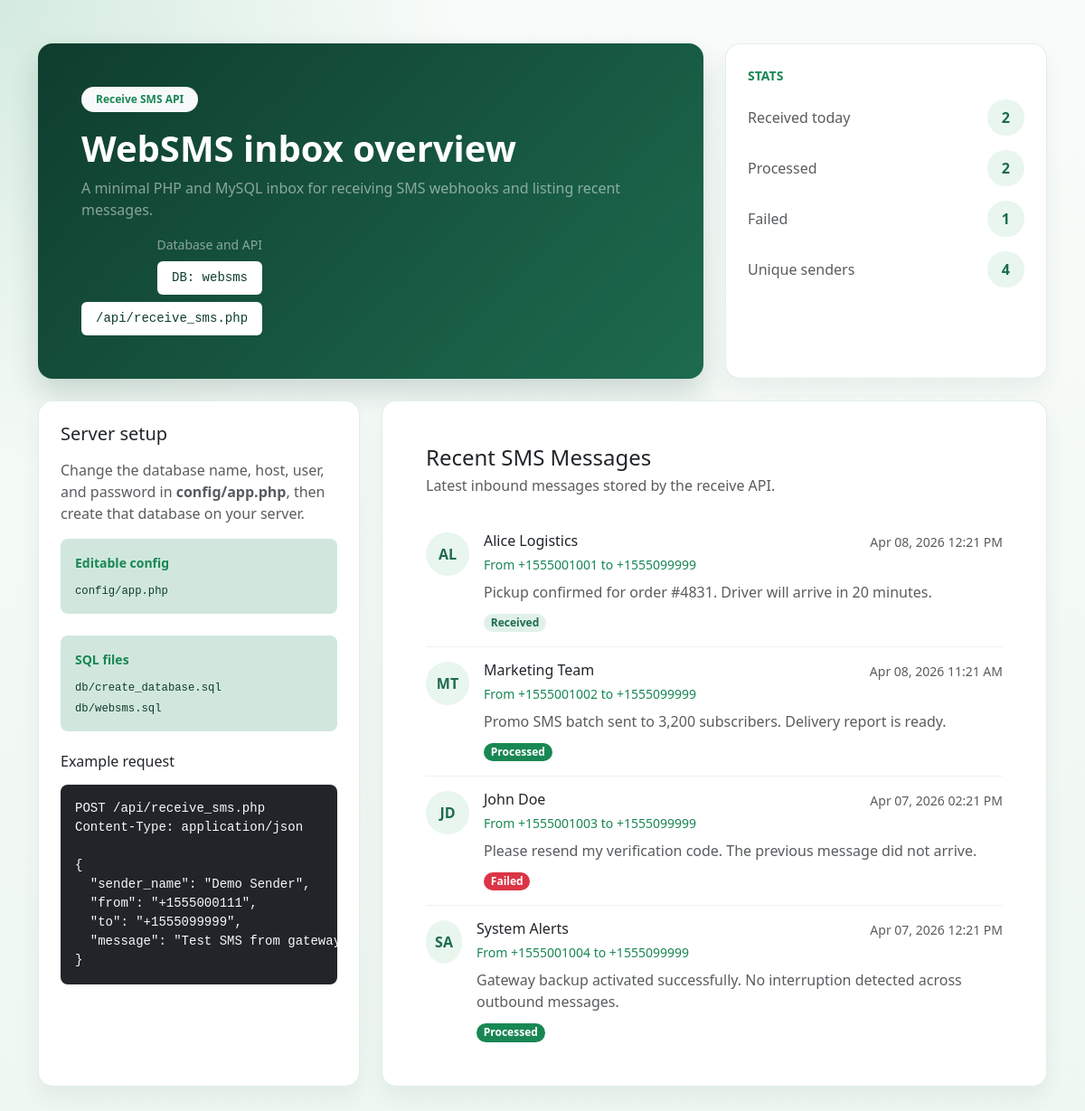
The page / on the database its author committed.
### tables this page shows
CREATE TABLE `sms_messages` (
  `id` BIGINT UNSIGNED NOT NULL AUTO_INCREMENT,
  `sender_name` VARCHAR(120) DEFAULT NULL,
  `sender_number` VARCHAR(40) NOT NULL,
  `receiver_number` VARCHAR(40) DEFAULT NULL,
  `message_text` TEXT NOT NULL,
  `status` ENUM('received', 'processed', 'failed') NOT NULL DEFAULT 'received',
  `gateway_payload` LONGTEXT DEFAULT NULL,
  `received_at` TIMESTAMP NOT NULL DEFAULT CURRENT_TIMESTAMP,
  PRIMARY KEY (`id`),
  KEY `idx_sms_messages_received_at` (`received_at`),
  KEY `idx_sms_messages_sender_number` (`sender_number`),
  KEY `idx_sms_messages_status` (`status`)
);

### config/app.php (called while the page is built, shortened)
<?php
return [
    'database' => [
        'host' => '127.0.0.1',
        'port' => '3306',
        'name' => 'websms',
        'user' => 'root',
        'pass' => '',
    ],
];

### index.php (the view, shortened to what this page needs)
<?php
$appConfig = require __DIR__ . '/config/app.php';
$configuredDatabaseName = (string) (($appConfig['database']['name'] ?? 'websms'));
$messages = [];
$stats = [
    'today_count' => 0,
    'processed_count' => 0,
    'failed_count' => 0,
    'unique_senders' => 0,
];
$databaseError = null;
try {
    $pdo = websms_database();
    $stats = $pdo->query(
        'SELECT
            COUNT(CASE WHEN DATE(received_at) = CURDATE() THEN 1 END) AS today_count,
            COUNT(CASE WHEN status = "processed" THEN 1 END) AS processed_count,
            COUNT(CASE WHEN status = "failed" THEN 1 END) AS failed_count,
            COUNT(DISTINCT sender_number) AS unique_senders
         FROM sms_messages'
    )->fetch() ?: $stats;
    $messageStatement = $pdo->query(
        'SELECT id, sender_name, sender_number, receiver_number, message_text, status, received_at
         FROM sms_messages
         ORDER BY received_at DESC, id DESC
         LIMIT 50'
    );
    $messages = $messageStatement->fetchAll();
} catch (Throwable $exception) {
    $databaseError = $exception->getMessage();
}
function websms_badge_class(string $status): string
{
    return match ($status) {
        'processed' => 'text-bg-success',
        'failed' => 'text-bg-danger',
        default => 'badge-soft-success',
    };
}
function websms_initials(?string $senderName, string $senderNumber): string
{
    $source = trim((string) $senderName);
    $parts = preg_split('/\s+/', $source) ?: [];
    $letters = '';
    foreach ($parts as $part) {
        if ($part !== '') {
            $letters .= strtoupper(substr($part, 0, 1));
        }
        if (strlen($letters) === 2) {
            break;
        }
    }
    return $letters !== '' ? $letters : 'SM';
}
?>
<!doctype html>
<html lang="en">
<head>
    <link href="https://cdn.jsdelivr.net/npm/bootstrap@5.3.3/dist/css/bootstrap.min.css" rel="stylesheet">
</head>
<body>
    <div class="container py-5">
        <div class="row g-4 align-items-stretch mb-4">
            <div class="col-lg-8">
                <div class="card hero-card text-white h-100 rounded-4">
                    <div class="card-body p-4 p-lg-5">
                        <div class="d-flex flex-wrap justify-content-between align-items-start gap-3">
                            <div>
                                <span class="badge text-bg-light text-success rounded-pill px-3 py-2 mb-3">Receive SMS API</span>
                                <h1 class="display-6 fw-bold mb-2">WebSMS inbox overview</h1>
                                <p class="mb-0 text-white-50">A minimal PHP and MySQL inbox for receiving SMS webhooks and listing recent messages.</p>
                            </div>
                            <div class="text-start text-lg-end">
                                <div class="small text-white-50 mb-2">Database and API</div>
                                <code class="bg-white rounded px-3 py-2 d-inline-block mb-2">DB: <?php echo htmlspecialchars($configuredDatabaseName, ENT_QUOTES, 'UTF-8'); ?></code>
                                <br>
                                <code class="bg-white rounded px-3 py-2 d-inline-block">/api/receive_sms.php</code>
                            </div>
                        </div>
                    </div>
                </div>
            </div>
            <div class="col-lg-4">
                <div class="card surface-card h-100 rounded-4 bg-white">
                    <div class="card-body p-4">
                        <p class="text-uppercase text-success fw-semibold small mb-3">Stats</p>
                        <div class="d-flex justify-content-between align-items-center mb-3">
                            <span class="text-muted">Received today</span>
                            <span class="stats-pill rounded-pill px-3 py-2 fw-semibold"><?php echo (int) $stats['today_count']; ?></span>
                        </div>
                        <div class="d-flex justify-content-between align-items-center mb-3">
                            <span class="text-muted">Processed</span>
                            <span class="stats-pill rounded-pill px-3 py-2 fw-semibold"><?php echo (int) $stats['processed_count']; ?></span>
                        </div>
                        <div class="d-flex justify-content-between align-items-center mb-3">
                            <span class="text-muted">Failed</span>
                            <span class="stats-pill rounded-pill px-3 py-2 fw-semibold"><?php echo (int) $stats['failed_count']; ?></span>
                        </div>
                        <div class="d-flex justify-content-between align-items-center">
                            <span class="text-muted">Unique senders</span>
                            <span class="stats-pill rounded-pill px-3 py-2 fw-semibold"><?php echo (int) $stats['unique_senders']; ?></span>
                        </div>
                    </div>
                </div>
            </div>
        </div>
        <div class="row g-4">
            <div class="col-lg-4">
                <div class="card surface-card rounded-4 bg-white h-100">
                    <div class="card-body p-4">
                        <h2 class="h5 mb-3">Server setup</h2>
                        <p class="text-muted">Change the database name, host, user, and password in <strong>config/app.php</strong>, then create that database on your server.</p>
                        <div class="bg-success-subtle rounded-3 p-3 small mb-4">
                            <div class="fw-semibold text-success mb-2">Editable config</div>
                            <code>config/app.php</code>
                        </div>
                        <div class="bg-success-subtle rounded-3 p-3 small mb-4">
                            <div class="fw-semibold text-success mb-2">SQL files</div>
                            <code>db/create_database.sql</code><br>
                            <code>db/websms.sql</code>
                        </div>
                        <h3 class="h6 mb-3">Example request</h3>
                        <pre class="bg-dark text-light rounded-3 p-3 small mb-0"><code>POST /api/receive_sms.php
Content-Type: application/json
{
  "sender_name": "Demo Sender",
  "from": "+1555000111",
  "to": "+1555099999",
  "message": "Test SMS from gateway"
}</code></pre>
                    </div>
                </div>
            </div>
            <div class="col-lg-8">
                <div class="card surface-card rounded-4 bg-white">
                    <div class="card-body p-4 p-lg-5">
                        <div class="d-flex flex-wrap justify-content-between align-items-center gap-3 mb-4">
                            <div>
                                <h2 class="h4 mb-1">Recent SMS Messages</h2>
                                <p class="text-muted mb-0">Latest inbound messages stored by the receive API.</p>
                            </div>
                        </div>
                        <?php if ($databaseError !== null): ?>
                            <div class="alert alert-warning mb-0">
                                Database connection failed. Create the database from <code>db/create_database.sql</code>, import <code>db/websms.sql</code>, and confirm credentials in <code>config/app.php</code>.
                                <div class="small mt-2"><?php echo htmlspecialchars($databaseError, ENT_QUOTES, 'UTF-8'); ?></div>
                            </div>
                        <?php elseif ($messages === []): ?>
                            <div class="alert alert-light border mb-0">No SMS messages found yet. Send a POST request to <code>/api/receive_sms.php</code>.</div>
                        <?php else: ?>
                            <?php foreach ($messages as $message): ?>
                                <div class="message-item">
                                    <div class="d-flex gap-3">
                                        <div class="avatar"><?php echo htmlspecialchars(websms_initials($message['sender_name'], $message['sender_number']), ENT_QUOTES, 'UTF-8'); ?></div>
                                        <div class="flex-grow-1">
                                            <div class="d-flex flex-wrap justify-content-between gap-2 mb-1">
                                                <h3 class="h6 mb-0"><?php echo htmlspecialchars($message['sender_name'] ?: $message['sender_number'], ENT_QUOTES, 'UTF-8'); ?></h3>
                                                <small class="text-muted"><?php echo htmlspecialchars(date('M d, Y h:i A', strtotime((string) $message['received_at'])), ENT_QUOTES, 'UTF-8'); ?></small>
                                            </div>
                                            <div class="small text-success mb-2">
                                                From <?php echo htmlspecialchars($message['sender_number'], ENT_QUOTES, 'UTF-8'); ?>
                                                <?php if (!empty($message['receiver_number'])): ?>
                                                    to <?php echo htmlspecialchars((string) $message['receiver_number'], ENT_QUOTES, 'UTF-8'); ?>
                                                <?php endif; ?>
                                            </div>
                                            <p class="mb-2 text-muted"><?php echo nl2br(htmlspecialchars($message['message_text'], ENT_QUOTES, 'UTF-8')); ?></p>
                                            <span class="badge rounded-pill <?php echo websms_badge_class((string) $message['status']); ?>"><?php echo htmlspecialchars(ucfirst((string) $message['status']), ENT_QUOTES, 'UTF-8'); ?></span>
                                        </div>
                                    </div>
                                </div>
                            <?php endforeach; ?>
                        <?php endif; ?>
                    </div>
                </div>
            </div>
        </div>
    </div>
</body>
</html>

### index.php (style rules this page uses)
:root { --sms-green-900: #0f3d2e; --sms-green-700: #1d6b4f; --sms-green-500: #2f9e68; --sms-green-100: #e8f6ee; }
body { min-height: 100vh; background: radial-gradient(circle at top left, rgba(47, 158, 104, 0.18), transparent 30%), linear-gradient(180deg, #f9fcfa 0%, #eef7f1 100%); color: #183126; }
.hero-card { background: linear-gradient(135deg, var(--sms-green-900), var(--sms-green-700)); border: 0; box-shadow: 0 1rem 2rem rgba(15, 61, 46, 0.18); }
.surface-card { border: 1px solid rgba(29, 107, 79, 0.12); box-shadow: 0 0.75rem 1.5rem rgba(24, 49, 38, 0.06); }
.stats-pill { background: var(--sms-green-100); color: var(--sms-green-700); }
.message-item { border-bottom: 1px solid rgba(29, 107, 79, 0.08); padding: 1rem 0; }
.message-item:last-child { border-bottom: 0; padding-bottom: 0; }
.avatar { width: 3rem; height: 3rem; display: inline-flex; align-items: center; justify-content: center; border-radius: 50%; background: var(--sms-green-100); color: var(--sms-green-700); font-weight: 700; }
.badge-soft-success { background: rgba(47, 158, 104, 0.14); color: var(--sms-green-700); }
code { color: var(--sms-green-900); }

### rows shown on the page
sms_messages: sender_name+sender_number "AL", sender_name "Alice Logistics", received_at "Apr 08, 2026 12:21 PM", sender_number "+1555001001", receiver_number "+1555099999", message_text "Pickup confirmed for order #4831. Driver will arrive in 20 minutes.", status "Received"
sms_messages: sender_name+sender_number "MT", sender_name "Marketing Team", received_at "Apr 08, 2026 11:21 AM", sender_number "+1555001002", receiver_number "+1555099999", message_text "Promo SMS batch sent to 3,200 subscribers. Delivery report is ready.", status "Processed"
sms_messages: sender_name+sender_number "JD", sender_name "John Doe", received_at "Apr 07, 2026 02:21 PM", sender_number "+1555001003", receiver_number "+1555099999", message_text "Please resend my verification code. The previous message did not arrive.", status "Failed"
sms_messages: sender_name+sender_number "SA", sender_name "System Alerts", received_at "Apr 07, 2026 12:21 PM", sender_number "+1555001004", receiver_number "+1555099999", message_text "Gateway backup activated successfully. No interruption detected across outbound messages.", status "Processed"

### other values the page prints
$configuredDatabaseName "websms"
$stats['today_count'] "2"
$stats['processed_count'] "2"
$stats['failed_count'] "1"
$stats['unique_senders'] "4"
